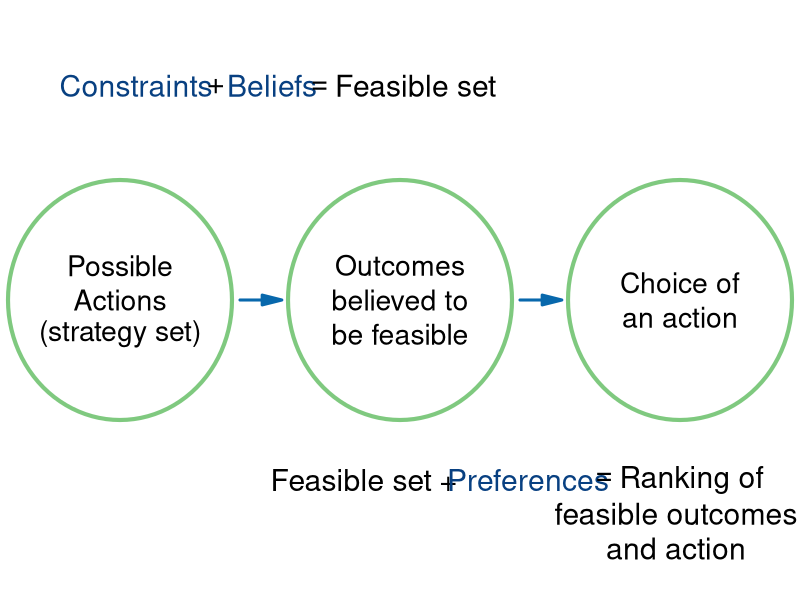

Source code (R):
require(shape)
library(plotrix)
pdf(file = "people/preferences_beliefs_constraints_v2.pdf", width = 9, height = 7)

#Set parameters for graphics
axislabelsize <- 1.5
labelsize <- 1.8
actionlabelsize <- 1.7
graphlinewidth <- 3
segmentlinewidth <- 2
fadelevel <- 0.3
elwidth = 4

COL <- c("#7fc97f", "#beaed4", "#fdc086", "#ffff99", "#386cb0", "#f0027f", "#bf5b17", "#666666")
COLA <- c("#99d8c9","#66c2a4","#41ae76", "#238b45", "#005824")
COLB <- c("#4eb3d3", "#2b8cbe", "#0868ac","#084081")

par(mar =  c(0, 0, 0, 0))

xlims <- c(0, 10)
ylims <- c(1.5, 8.5)

npts <- 501 
x <- seq(xlims[1], xlims[2], length.out = npts)
y <- seq(ylims[1], ylims[2], length.out = npts) 

plot(0, 0, xlim = xlims, ylim = ylims, type = "n",
     xlab = expression(paste("")),
     ylab = expression(paste("")), 
     xaxt = "n", 
     yaxt = "n", 
     cex.lab = axislabelsize, 
     bty = "n",
     xaxs="i", 
     yaxs="i")

ticksy <- seq(from = 0, to = ylims[2], by = 2)
ylabels <- seq(from = 0, to = ylims[2], by = 2)
ticksx <- seq(from = 0, to = xlims[2], by = 2)
xlabels <- seq(from = 0, to = xlims[2], by = 2)


draw.ellipse(1.5, 5, a = 1.4, b = 1.4, border = COL[1], angle=c(0), lty=1, lwd = elwidth)
text(1.5, 5.4, expression(paste("Possible")), cex = actionlabelsize)
text(1.5, 5, expression(paste("Actions")), cex = actionlabelsize)
text(1.5, 4.6, expression(paste("(strategy set)")), cex = actionlabelsize)
text(1.7, 7.5, expression(paste("Constraints")), cex = labelsize, col = COLB[4])
text(2.7, 7.5, expression(paste("+")), cex = labelsize)
text(3.4, 7.5, expression(paste("Beliefs")), cex = labelsize, col = COLB[4])
text(5, 7.5, expression(paste(phantom()==phantom(), "Feasible set")), cex = labelsize)

Arrows(3, 5, 3.4, 5, col = COLB[3], lty = 1, lwd = 3, arr.type = "triangle")

draw.ellipse(5, 5, a = 1.4, b = 1.4, border = COL[1], angle=c(0), lty=1, lwd = elwidth)
text(5, 5.4, expression(paste("Outcomes")), cex = actionlabelsize)
text(5, 5, expression(paste("believed to")), cex = actionlabelsize)
text(5, 4.6, expression(paste("be feasible")), cex = actionlabelsize)


Arrows(6.5, 5, 6.9, 5, col = COLB[3], lty = 1, lwd = 3, arr.type = "triangle")

draw.ellipse(8.5, 5, a = 1.4, b = 1.4, border = COL[1], angle=c(0), lty=1, lwd = elwidth)
text(8.5, 5.2, expression(paste("Choice of")), cex = actionlabelsize)
text(8.5, 4.8, expression(paste("an action")), cex = actionlabelsize)

text(4.6, 2.9, expression(paste("Feasible set + ")), cex = labelsize)
text(6.6, 2.9, expression(paste("Preferences")), cex = labelsize, col = COLB[4])
text(8.45, 2.9, expression(paste(phantom()==phantom(), "Ranking of")), cex = labelsize)
text(8.45, 2.5, expression(paste("feasible outcomes")), cex = labelsize)
text(8.45, 2.1, expression(paste("and action")), cex = labelsize)

dev.off()
